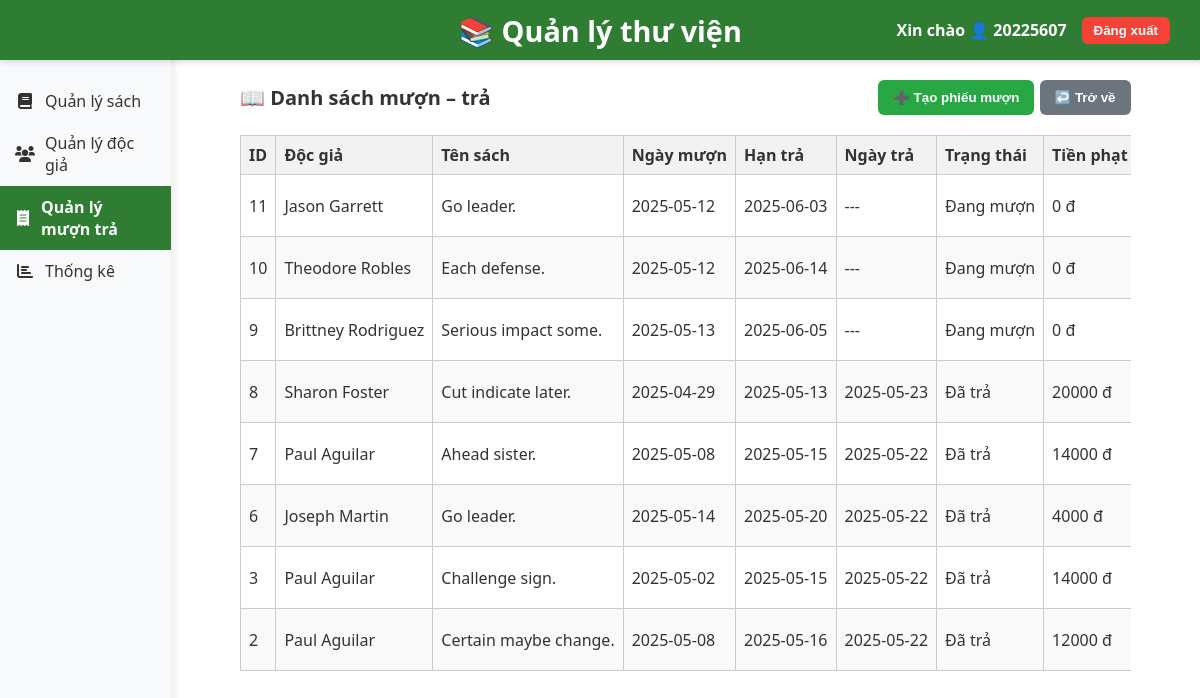
The page /borrows (signed in) on the database its author committed.
### tables this page shows
CREATE TABLE borrows (
            id INTEGER PRIMARY KEY AUTOINCREMENT,
            reader_id INTEGER NOT NULL,
            book_id INTEGER NOT NULL,
            borrow_date TEXT NOT NULL,
            due_date TEXT,
            return_date TEXT,
            status TEXT DEFAULT 'Đang mượn',
            fine INTEGER DEFAULT 0,
            FOREIGN KEY (reader_id) REFERENCES readers(id),
            FOREIGN KEY (book_id) REFERENCES books(id)
        );

CREATE TABLE readers (
        id INTEGER PRIMARY KEY AUTOINCREMENT,
        name TEXT NOT NULL,
        dob TEXT NOT NULL,
        email TEXT NOT NULL,
        phone TEXT NOT NULL,
        address TEXT,
        register_date TEXT NOT NULL
    );

CREATE TABLE books (
        id INTEGER PRIMARY KEY AUTOINCREMENT,
        title TEXT NOT NULL,
        author TEXT NOT NULL,
        category TEXT,
        publisher TEXT,
        year INTEGER,
        quantity INTEGER NOT NULL
    );

### app.py (the view)
@app.route('/borrows')
@login_required
def borrow_list():
    conn = sqlite3.connect(DB_PATH)
    cursor = conn.cursor()
    cursor.execute('''
    SELECT b.id, r.name, bk.title, b.borrow_date, b.due_date, b.return_date, b.status, b.fine
    FROM borrows b
    JOIN readers r ON b.reader_id = r.id
    JOIN books bk ON b.book_id = bk.id
    ORDER BY b.id DESC
''')
    borrows = cursor.fetchall()
    conn.close()
    return render_template('borrows.html', borrows=borrows)

### app.py (called while the page is built)
def login_required(f):
    @wraps(f)
    def decorated_function(*args, **kwargs):
        if 'user_id' not in session:
            return redirect('/login')
        return f(*args, **kwargs)
    return decorated_function

### templates/borrows.html (shortened to what this page needs)
<!DOCTYPE html>
<html lang="vi">
<head>
  <link rel="stylesheet" href="{{ url_for('static', filename='index.css') }}" />
  <link
    rel="stylesheet"
    href="https://cdnjs.cloudflare.com/ajax/libs/font-awesome/6.0.0/css/all.min.css"
  />
</head>
<body>
  <header>
    <div class="library-name">📚 Quản lý thư viện</div>
    <div class="user-info">
      <span>Xin chào 👤 {{ session.get('username') }}</span>
      <button onclick="confirmLogout()">Đăng xuất</button>
    </div>
  </header>
  <div class="content-wrapper">
    <nav class="sidebar">
      <a href="/" class="sidebar-item"><i class="fas fa-book" aria-hidden="true"></i><span>Quản lý sách</span></a>
      <a href="/readers" class="sidebar-item"><i class="fas fa-users" aria-hidden="true"></i><span>Quản lý độc giả</span></a>
      <a href="/borrows" class="sidebar-item active"><i class="fas fa-receipt" aria-hidden="true"></i><span>Quản lý mượn trả</span></a>
      <a href="/stats" class="sidebar-item"><i class="fas fa-chart-bar" aria-hidden="true"></i><span>Thống kê</span></a>
    </nav>
    <div class="list-panel" style="width: 100%; padding: 0 20px; box-sizing: border-box;">
      <div
        style="
          width: 90%;
          max-width: 1200px;
          margin: 20px auto 0 auto;
          display: flex;
          justify-content: space-between;
          align-items: center;
          font-size: 20px;
          font-weight: bold;
        "
      >
        <div style="text-align: left;">📖 Danh sách mượn – trả</div>
        <div style="text-align: right;">
          <button onclick="location.href='/borrow_form'" class="add-button">➕ Tạo phiếu mượn</button>
          <button onclick="location.href='/borrows'" class="return-button">↩️ Trở về</button>
        </div>
      </div>
      <table
        style="
          margin: 20px auto 0 auto;
          width: 90%;
          max-width: 1200px;
          border-collapse: collapse;
          table-layout: auto;
        "
      >
        <thead>
          <tr>
            <th style="width: 5%;">ID</th>
            <th style="width: 15%;">Độc giả</th>
            <th style="width: 20%;">Tên sách</th>
            <th style="width: 15%;">Ngày mượn</th>
            <th style="width: 15%;">Hạn trả</th>
            <th style="width: 15%;">Ngày trả</th>
            <th style="width: 10%;">Trạng thái</th>
            <th style="width: 10%;">Tiền phạt</th>
          </tr>
        </thead>
        <tbody>
          {% for b in borrows %}
          <tr class="{{ 'returned' if b[6] == 'Đã trả' else 'borrowing' }}">
            <td>{{ b[0] }}</td>
            <td>{{ b[1] }}</td>
            <td>{{ b[2] }}</td>
            <td>{{ b[3] }}</td>
            <td>{{ b[4] }}</td>
            <td>{{ b[5] or '---' }}</td>
            <td>{{ b[6] }}</td>
            <td>{{ b[7] }} đ</td>
          </tr>
          {% endfor %}
        </tbody>
      </table>
    </div>
  </div>
</body>
</html>

### static/index.css (style rules this page uses)
* { box-sizing: border-box; }
body { margin: 0; font-family: "Segoe UI", Tahoma, Geneva, Verdana, sans-serif; background-color: #f8f9fa; color: #333; display: flex; height: 100vh; overflow: hidden; flex-direction: column; }
header { position: fixed; top: 0; left: 0; right: 0; height: 60px; background-color: #2e7d32; color: white; display: flex; align-items: center; justify-content: flex-start; padding: 0 30px; box-shadow: 0 2px 6px rgba(0, 0, 0, 0.15); z-index: 2000; position: fixed; }
header .library-name { position: absolute; left: 50%; transform: translateX(-50%); font-size: 1.8rem; font-weight: 700; user-select: none; }
header .user-info { display: flex; align-items: center; gap: 15px; font-weight: 600; margin-left: auto; }
header .user-info span { user-select: none; }
header .user-info button { background-color: #f44336; border: none; color: white; padding: 6px 12px; border-radius: 6px; cursor: pointer; font-weight: 600; transition: background-color 0.3s; }
.content-wrapper { display: flex; flex: 1; margin-top: 60px; overflow: hidden; height: calc(100vh - 60px); }
nav.sidebar { width: 200px; background-color: #f8f9fa; padding-top: 20px; box-shadow: 2px 0 10px rgba(0, 0, 0, 0.1); height: 100%; display: flex; flex-direction: column; z-index: 1000; }
.sidebar-item { display: flex; align-items: center; padding: 10px 15px; color: #333; text-decoration: none; transition: background-color 0.2s ease; cursor: pointer; user-select: none; }
.sidebar-item i { margin-right: 10px; width: 20px; text-align: center; }
.sidebar-item span { font-size: 16px; }
.sidebar-item.active { background-color: #2e7d32; color: white; font-weight: bold; }
.list-panel { background-color: rgb(255, 255, 255); border-radius: 8px; box-shadow: 0 2px 8px rgb(0 0 0 / 0.1); padding: 20px; overflow-y: auto; }
.list-panel table { width: 100%; border-collapse: collapse; }
.list-panel th, .list-panel td { border: 1px solid #cccccc; padding: 10px 12px; text-align: left; }
.list-panel th { background-color: #f2f2f2; }
.return-button, .add-button { padding: 10px 15px; border: none; border-radius: 6px; cursor: pointer; font-weight: bold; transition: background-color 0.3s ease; }
.return-button { background-color: #6c757d; color: white; }
.add-button { background-color: #28a745; color: white; }
.list-panel table { width: 100%; border-collapse: collapse; overflow-x: auto; display: block; }
.list-panel th, .list-panel td { border: 1px solid #cccccc; padding: 8px; text-align: left; white-space: nowrap; }
.list-panel tr:nth-child(even) { background-color: #f9f9f9; }

### rows shown on the page
borrows: id "11", name "Jason Garrett", title "Go leader.", borrow_date "2025-05-12", due_date "2025-06-03", b "---", status "Đang mượn", fine "0"
borrows: id "10", name "Theodore Robles", title "Each defense.", borrow_date "2025-05-12", due_date "2025-06-14", b "---", status "Đang mượn", fine "0"
borrows: id "9", name "Brittney Rodriguez", title "Serious impact some.", borrow_date "2025-05-13", due_date "2025-06-05", b "---", status "Đang mượn", fine "0"
borrows: id "8", name "Sharon Foster", title "Cut indicate later.", borrow_date "2025-04-29", due_date "2025-05-13", return_date "2025-05-23", status "Đã trả", fine "20000"
borrows: id "7", name "Paul Aguilar", title "Ahead sister.", borrow_date "2025-05-08", due_date "2025-05-15", return_date "2025-05-22", status "Đã trả", fine "14000"
borrows: id "6", name "Joseph Martin", title "Go leader.", borrow_date "2025-05-14", due_date "2025-05-20", return_date "2025-05-22", status "Đã trả", fine "4000"
borrows: id "3", name "Paul Aguilar", title "Challenge sign.", borrow_date "2025-05-02", due_date "2025-05-15", return_date "2025-05-22", status "Đã trả", fine "14000"
borrows: id "2", name "Paul Aguilar", title "Certain maybe change.", borrow_date "2025-05-08", due_date "2025-05-16", return_date "2025-05-22", status "Đã trả", fine "12000"

### other values the page prints
{{ session.get('username') }} "20225607"
